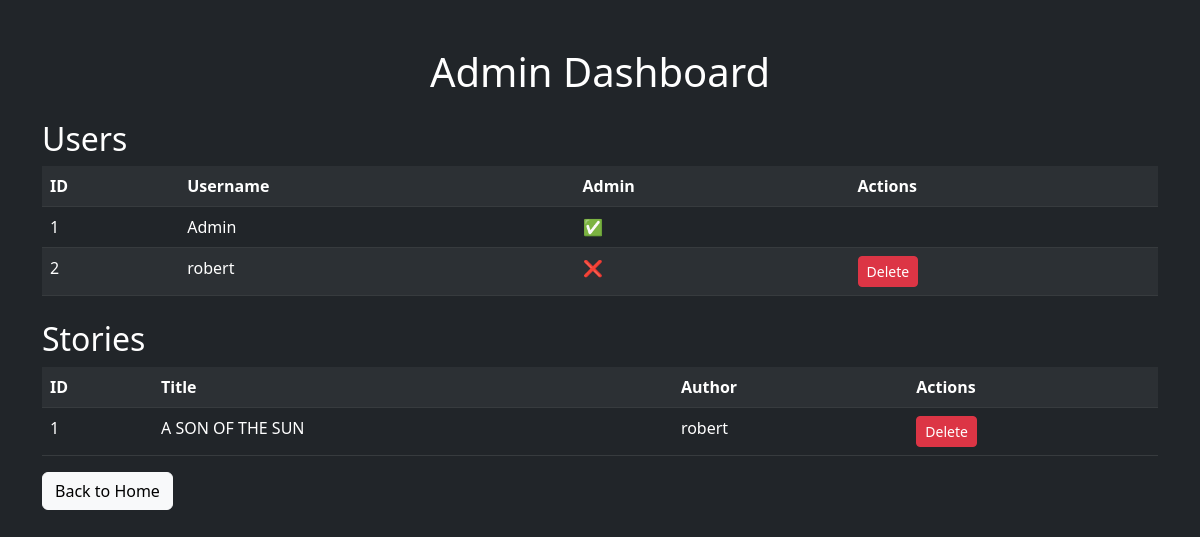
Screenshot of /admin_dashboard (signed in) with the database file from the repository.
### index.py (models this page shows)
class User(db.Model, UserMixin):
    id = db.Column(db.Integer, primary_key=True)
    username = db.Column(db.String(100), unique=True, nullable=False)
    password = db.Column(db.String(60), nullable=False)
    is_admin = db.Column(db.Boolean, default=False)

class Story(db.Model):
    id = db.Column(db.Integer, primary_key=True)
    title = db.Column(db.String(200), nullable=False)
    content = db.Column(db.Text, nullable=False)
    user_id = db.Column(db.Integer, db.ForeignKey('user.id'), nullable=False)
    user = db.relationship('User', backref=db.backref('stories', lazy=True))
    image_file = db.Column(db.String(120), nullable=True)

### index.py (the view)
@app.route("/admin_dashboard")
@login_required
def admin_dashboard():
    if not current_user.is_admin:
        return redirect(url_for("home"))
    users = User.query.all()
    stories = Story.query.all()
    return render_template("admin_dashboard.html", users=users, stories=stories)

### index.py (called while the page is built)
@login_manager.user_loader
def load_user(user_id):
    return User.query.get(int(user_id))

### templates/admin_dashboard.html (shortened to what this page needs)
<!DOCTYPE html>
<html lang="en">
<head>
    <link rel="stylesheet" href="https://cdn.jsdelivr.net/npm/bootstrap@5.3.0/dist/css/bootstrap.min.css">
</head>
<body class="bg-dark text-white">
    <div class="container mt-5">
        <h1 class="text-center">Admin Dashboard</h1>
        <h2 class="mt-4">Users</h2>
        <table class="table table-dark table-striped">
            <tr>
                <th>ID</th>
                <th>Username</th>
                <th>Admin</th>
                <th>Actions</th>
            </tr>
            {% for user in users %}
            <tr>
                <td>{{ user.id }}</td>
                <td>{{ user.username }}</td>
                <td>{{ "✅" if user.is_admin else "❌" }}</td>
                <td>
                    {% if user.id != current_user.id %}
                    <form action="{{ url_for('delete_user', user_id=user.id) }}" method="POST" class="d-inline">
                        <button type="submit" class="btn btn-danger btn-sm">Delete</button>
                    </form>
                    {% endif %}
                </td>
            </tr>
            {% endfor %}
        </table>
        <h2 class="mt-4">Stories</h2>
        <table class="table table-dark table-striped">
            <tr>
                <th>ID</th>
                <th>Title</th>
                <th>Author</th>
                <th>Actions</th>
            {% for story in stories %}
            <tr>
                <td>{{ story.id }}</td>
                <td>{{ story.title }}</td>
                <td>{{ story.user.username }}</td>
                <td>
                    <form action="{{ url_for('delete_story', story_id=story.id) }}" method="POST" onsubmit="return confirm('Are you sure?');">
                        <button type="submit" class="btn btn-danger btn-sm">Delete</button>
                    </form>
                </td>
            </tr>
            {% endfor %}
        </table>
        <a href="{{ url_for('home') }}" class="btn btn-light">Back to Home</a>
    </div>
</body>
</html>

### rows the page displays
User: id "1", username "Admin", is_admin "✅"
User: id "2", username "robert", is_admin "❌"
Story: id "1", title "A SON OF THE SUN", user.username "robert"
